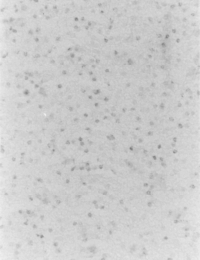
#> input picture thresh1.png, 200 x 260 px
$ jupyter execute Untitled.ipynb
#> lines starting #> are read from the running program, lines starting #| are printed output that depends on the picture; after the words box and inside, x2 and y2 are one past the last pixel; in counts of white or black regions, pixels touching at a corner belong together
[cell 1]
import sys


sys.path.append("/home/tigerofmurder/cursos/EDA/quadtree/")

print(sys.path)

[cell 2]
import cv2
import numpy as np
from matplotlib import pyplot as plt


img= cv2.imread('thresh1.png')
#> img is the input picture: shape (260, 200, 3); min 126, max 240, mean 204.4
cv2.imshow('Coverted Image',img)
cv2.waitKey(0)
cv2.destroyAllWindows()
plt.axis("on")
plt.hist(img.ravel(),256,[0,256])
plt.show()
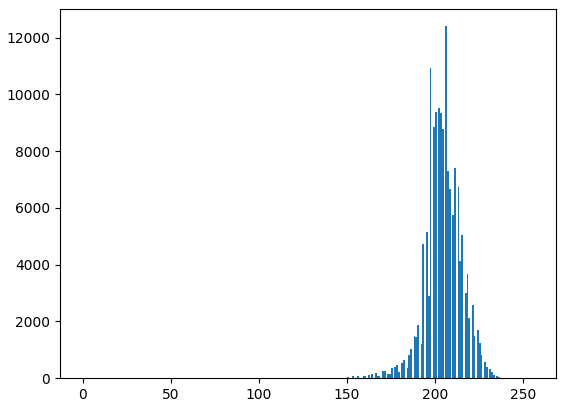
#> figure drawn by matplotlib, 1 panel; tallest bar 12405 high, from x = 206 to 207
height, width,c = img.shape
#> height = 260; width = 200; c = 3
print(height,width)
#| 260 200

for y in range(0,width):
    for x in range(0,height):
        value_thr = 170
        value_default = 140
        if (img[x,y,0] > value_thr and img[x,y,0] < value_default and
            img[x,y,1] > value_thr and img[x,y,1] < value_default and
            img[x,y,2] > value_thr and img[x,y,2] < value_default):
            img[x,y,0] = 0
            img[x,y,1] = 0
            img[x,y,2] = 0

        else:
            img[x,y,0] = 255
            img[x,y,1] = 255
            img[x,y,2] = 255
#> img: shape (260, 200, 3); every value is 255

cv2.imshow('Coverted Image',img)
cv2.waitKey(0)
cv2.destroyAllWindows()

[cell 3]
import cv2
import numpy as np
from matplotlib import pyplot as plt


img= cv2.imread('thresh1.png')
plt.axis("on")
plt.hist(img.ravel(),256,[0,256])
plt.show()
height, width,c = img.shape
print(height,width)
#| 260 200

for y in range(0,width):
    for x in range(0,height):
        value_thr = 180
        if (img[x,y,0] > value_thr and img[x,y,1] > value_thr and img[x,y,2] > value_thr):
            img[x,y,0] = 0
            img[x,y,1] = 0
            img[x,y,2] = 0

        else:
            img[x,y,0] = 255
            img[x,y,1] = 255
            img[x,y,2] = 255
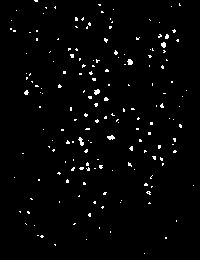
#> img: shape (260, 200, 3); 2.1% white in thin lines or dots, all inside (x1, y1, x2, y2) = (10, 0, 194, 254)

cv2.imshow('Coverted Image',img)
cv2.waitKey(0)
cv2.destroyAllWindows()

$ run again, with thresh2.png copied over thresh1.png
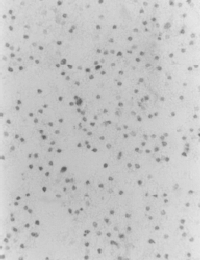
#> input picture thresh2.png, 200 x 260 px
#> img is the input picture: shape (260, 200, 3); min 89, max 235, mean 197.6
#> `plt.show()`:
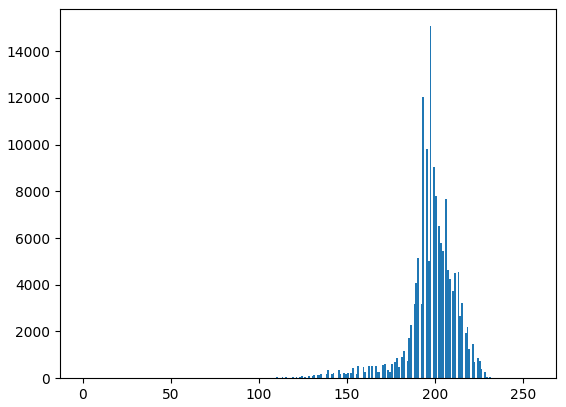
#> figure drawn by matplotlib, 1 panel; tallest bar 15066 high, from x = 197 to 198
#| 260 200
#| 260 200
#> after the loop `for y in range(0,width):`:
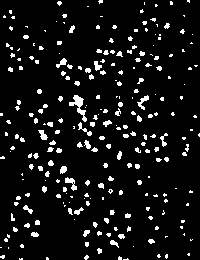
#> img: shape (260, 200, 3); 7.7% white; 255 white regions (186 under 20 px), largest, box (x1, y1, x2, y2) and area: (69, 95, 87, 122) 171, (65, 177, 77, 191) 75, (137, 95, 149, 110) 69

$ run again, with thresh3.png copied over thresh1.png
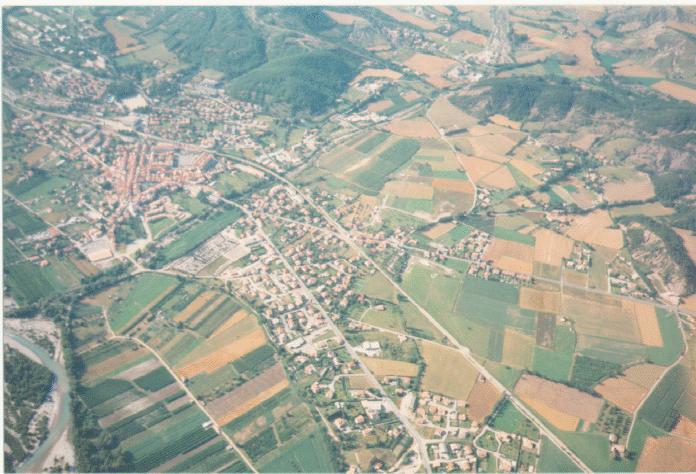
#> input picture thresh3.png, 696 x 474 px
#> img is the input picture: shape (474, 696, 3); mean B, G, R 155.5, 167.3, 162.6
#> `plt.show()`:
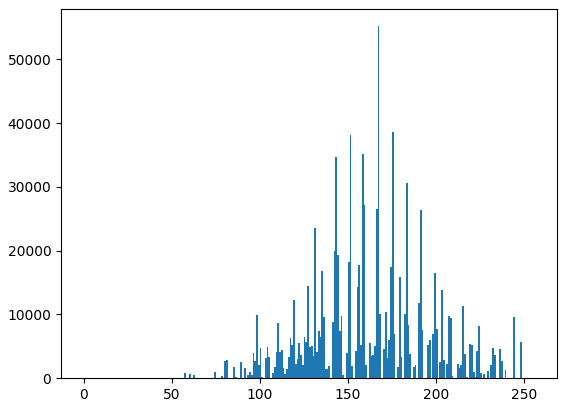
#> figure drawn by matplotlib, 1 panel; tallest bar 55210 high, from x = 167 to 168
#| 474 696
#| 474 696
#> after the loop `for y in range(0,width):`:
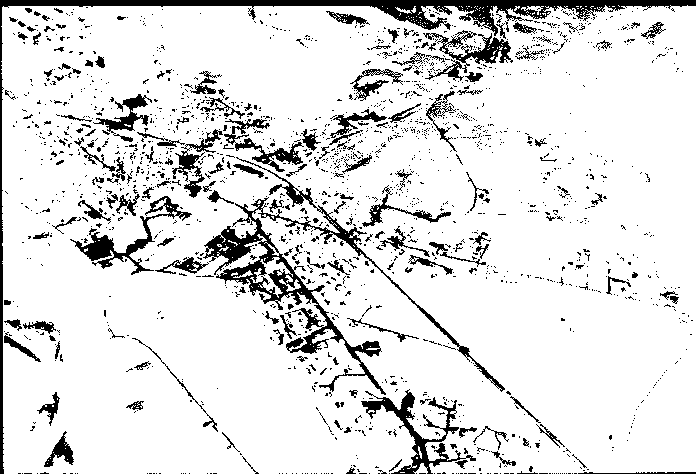
#> img: shape (474, 696, 3); 88% white; 1833 black regions (1660 under 20 px), largest, box (x1, y1, x2, y2) and area: (0, 0, 696, 474) 7420, (203, 157, 505, 395) 6659, (361, 389, 476, 474) 1945
